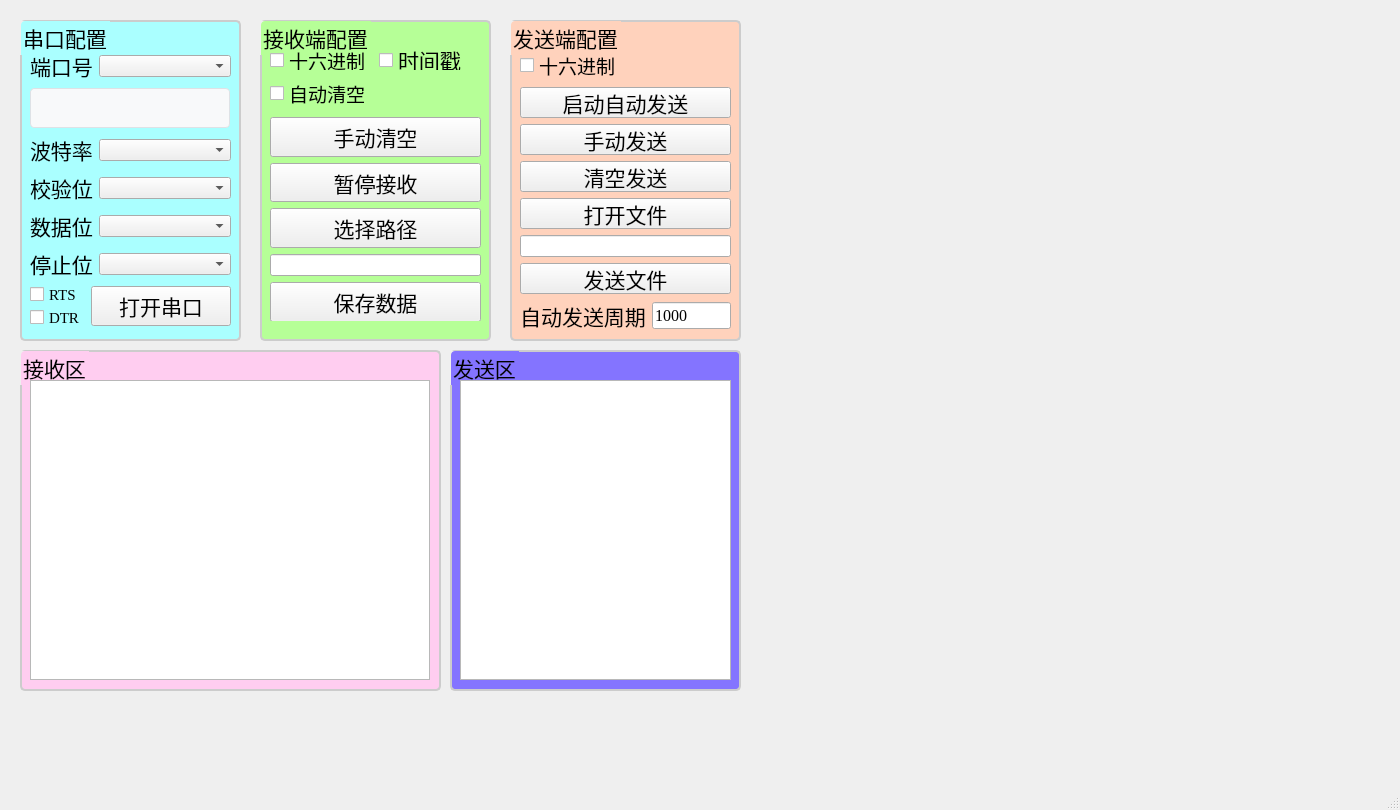
<?xml version="1.0" encoding="UTF-8"?>
<ui version="4.0">
 <class>Serial_MainWindow</class>
 <widget class="QMainWindow" name="Serial_MainWindow">
  <property name="geometry">
   <rect>
    <x>0</x>
    <y>0</y>
    <width>1400</width>
    <height>810</height>
   </rect>
  </property>
  <property name="sizePolicy">
   <sizepolicy hsizetype="Fixed" vsizetype="Fixed">
    <horstretch>0</horstretch>
    <verstretch>0</verstretch>
   </sizepolicy>
  </property>
  <property name="windowTitle">
   <string>MainWindow</string>
  </property>
  <property name="toolTipDuration">
   <number>-1</number>
  </property>
  <property name="styleSheet">
   <string notr="true">QGroupBox {
    background-color: #f0f0f0;
    border: 1px solid #cccccc;
    border-radius: 5px;
    margin-top: 0ex;
}</string>
  </property>
  <widget class="QWidget" name="centralwidget">
   <property name="sizePolicy">
    <sizepolicy hsizetype="Preferred" vsizetype="Preferred">
     <horstretch>0</horstretch>
     <verstretch>0</verstretch>
    </sizepolicy>
   </property>
   <widget class="QGroupBox" name="groupBox">
    <property name="geometry">
     <rect>
      <x>20</x>
      <y>20</y>
      <width>221</width>
      <height>321</height>
     </rect>
    </property>
    <property name="sizePolicy">
     <sizepolicy hsizetype="Fixed" vsizetype="Fixed">
      <horstretch>0</horstretch>
      <verstretch>0</verstretch>
     </sizepolicy>
    </property>
    <property name="font">
     <font>
      <family>楷体</family>
      <pointsize>16</pointsize>
     </font>
    </property>
    <property name="styleSheet">
     <string notr="true">QGroupBox {
    background-color: rgb(170, 255, 255);
    border: 2px solid #cccccc;
    border-radius: 5px;
    margin-top:01ex;
}</string>
    </property>
    <property name="title">
     <string>串口配置</string>
    </property>
    <widget class="QWidget" name="verticalLayoutWidget">
     <property name="geometry">
      <rect>
       <x>10</x>
       <y>30</y>
       <width>201</width>
       <height>276</height>
      </rect>
     </property>
     <layout class="QVBoxLayout" name="verticalLayout" stretch="0,0,0,0,0,0,0">
      <property name="spacing">
       <number>6</number>
      </property>
      <item>
       <layout class="QHBoxLayout" name="horizontalLayout_5" stretch="0,1">
        <property name="spacing">
         <number>6</number>
        </property>
        <item>
         <widget class="QLabel" name="label_5">
          <property name="font">
           <font>
            <family>楷体</family>
            <pointsize>16</pointsize>
           </font>
          </property>
          <property name="text">
           <string>端口号</string>
          </property>
         </widget>
        </item>
        <item>
         <widget class="QComboBox" name="port_cb"/>
        </item>
       </layout>
      </item>
      <item>
       <widget class="QTextEdit" name="port_info_lEdit">
        <property name="maximumSize">
         <size>
          <width>200</width>
          <height>50</height>
         </size>
        </property>
        <property name="styleSheet">
         <string notr="true"> QTextEdit {
 background-color: #f8f9fa;
 border: 1px solid #dee2e6;
 border-radius: 4px;
 padding: 5px;
 font-size: 8pt;
}</string>
        </property>
        <property name="readOnly">
         <bool>true</bool>
        </property>
       </widget>
      </item>
      <item>
       <layout class="QHBoxLayout" name="horizontalLayout_3" stretch="0,1">
        <item>
         <widget class="QLabel" name="label_3">
          <property name="font">
           <font>
            <family>楷体</family>
            <pointsize>16</pointsize>
           </font>
          </property>
          <property name="text">
           <string>波特率</string>
          </property>
         </widget>
        </item>
        <item>
         <widget class="QComboBox" name="baudrate_cb"/>
        </item>
       </layout>
      </item>
      <item>
       <layout class="QHBoxLayout" name="horizontalLayout_4" stretch="0,1">
        <item>
         <widget class="QLabel" name="parity_lbl">
          <property name="font">
           <font>
            <family>楷体</family>
            <pointsize>16</pointsize>
           </font>
          </property>
          <property name="text">
           <string>校验位</string>
          </property>
         </widget>
        </item>
        <item>
         <widget class="QComboBox" name="parity_cb"/>
        </item>
       </layout>
      </item>
      <item>
       <layout class="QHBoxLayout" name="horizontalLayout" stretch="0,1">
        <item>
         <widget class="QLabel" name="label">
          <property name="font">
           <font>
            <family>楷体</family>
            <pointsize>16</pointsize>
           </font>
          </property>
          <property name="text">
           <string>数据位</string>
          </property>
         </widget>
        </item>
        <item>
         <widget class="QComboBox" name="databits_cb"/>
        </item>
       </layout>
      </item>
      <item>
       <layout class="QHBoxLayout" name="horizontalLayout_2" stretch="0,1">
        <item>
         <widget class="QLabel" name="label_2">
          <property name="font">
           <font>
            <family>楷体</family>
            <pointsize>16</pointsize>
           </font>
          </property>
          <property name="text">
           <string>停止位</string>
          </property>
         </widget>
        </item>
        <item>
         <widget class="QComboBox" name="stopbits_cb"/>
        </item>
       </layout>
      </item>
      <item>
       <layout class="QHBoxLayout" name="horizontalLayout_6" stretch="0,1">
        <item>
         <layout class="QVBoxLayout" name="verticalLayout_2">
          <item>
           <widget class="QCheckBox" name="rts_chb">
            <property name="font">
             <font>
              <family>Times New Roman</family>
              <pointsize>11</pointsize>
             </font>
            </property>
            <property name="text">
             <string>RTS</string>
            </property>
           </widget>
          </item>
          <item>
           <widget class="QCheckBox" name="dtr_chb">
            <property name="font">
             <font>
              <family>Times New Roman</family>
              <pointsize>11</pointsize>
             </font>
            </property>
            <property name="text">
             <string>DTR</string>
            </property>
           </widget>
          </item>
         </layout>
        </item>
        <item>
         <widget class="QPushButton" name="open_btn">
          <property name="font">
           <font>
            <family>楷体</family>
            <pointsize>16</pointsize>
           </font>
          </property>
          <property name="text">
           <string>打开串口</string>
          </property>
         </widget>
        </item>
       </layout>
      </item>
     </layout>
    </widget>
   </widget>
   <widget class="QGroupBox" name="groupBox_2">
    <property name="geometry">
     <rect>
      <x>260</x>
      <y>20</y>
      <width>231</width>
      <height>321</height>
     </rect>
    </property>
    <property name="font">
     <font>
      <family>楷体</family>
      <pointsize>16</pointsize>
     </font>
    </property>
    <property name="styleSheet">
     <string notr="true">QGroupBox {
    background-color: rgb(182, 255, 151);
    border: 2px solid #cccccc;
    border-radius: 5px;
    margin-top:01ex;
}</string>
    </property>
    <property name="title">
     <string>接收端配置</string>
    </property>
    <widget class="QWidget" name="verticalLayoutWidget_2">
     <property name="geometry">
      <rect>
       <x>10</x>
       <y>30</y>
       <width>211</width>
       <height>271</height>
      </rect>
     </property>
     <layout class="QVBoxLayout" name="verticalLayout_3">
      <property name="sizeConstraint">
       <enum>QLayout::SetDefaultConstraint</enum>
      </property>
      <item>
       <layout class="QHBoxLayout" name="horizontalLayout_7">
        <property name="spacing">
         <number>6</number>
        </property>
        <property name="sizeConstraint">
         <enum>QLayout::SetDefaultConstraint</enum>
        </property>
        <item>
         <widget class="QCheckBox" name="hex_receive_chb">
          <property name="maximumSize">
           <size>
            <width>16777215</width>
            <height>20</height>
           </size>
          </property>
          <property name="font">
           <font>
            <family>楷体</family>
            <pointsize>14</pointsize>
           </font>
          </property>
          <property name="text">
           <string>十六进制</string>
          </property>
         </widget>
        </item>
        <item>
         <widget class="QCheckBox" name="timestamp_chb">
          <property name="maximumSize">
           <size>
            <width>16777215</width>
            <height>20</height>
           </size>
          </property>
          <property name="font">
           <font>
            <family>楷体</family>
            <pointsize>16</pointsize>
           </font>
          </property>
          <property name="text">
           <string>时间戳</string>
          </property>
         </widget>
        </item>
       </layout>
      </item>
      <item>
       <widget class="QCheckBox" name="auto_clearReceive_chb">
        <property name="font">
         <font>
          <family>楷体</family>
          <pointsize>14</pointsize>
         </font>
        </property>
        <property name="text">
         <string>自动清空</string>
        </property>
       </widget>
      </item>
      <item>
       <widget class="QPushButton" name="self_clearReceive_btn">
        <property name="font">
         <font>
          <family>楷体</family>
          <pointsize>16</pointsize>
         </font>
        </property>
        <property name="text">
         <string>手动清空</string>
        </property>
       </widget>
      </item>
      <item>
       <widget class="QPushButton" name="pause_Receive_btn">
        <property name="font">
         <font>
          <family>楷体</family>
          <pointsize>16</pointsize>
         </font>
        </property>
        <property name="text">
         <string>暂停接收</string>
        </property>
       </widget>
      </item>
      <item>
       <widget class="QPushButton" name="path_receive_btn">
        <property name="font">
         <font>
          <family>楷体</family>
          <pointsize>16</pointsize>
         </font>
        </property>
        <property name="text">
         <string>选择路径</string>
        </property>
       </widget>
      </item>
      <item>
       <widget class="QLineEdit" name="file_receive_lEdit">
        <property name="readOnly">
         <bool>true</bool>
        </property>
       </widget>
      </item>
      <item>
       <widget class="QPushButton" name="save_Receive_btn">
        <property name="font">
         <font>
          <family>楷体</family>
          <pointsize>16</pointsize>
         </font>
        </property>
        <property name="text">
         <string>保存数据</string>
        </property>
       </widget>
      </item>
     </layout>
    </widget>
   </widget>
   <widget class="QGroupBox" name="groupBox_3">
    <property name="geometry">
     <rect>
      <x>510</x>
      <y>20</y>
      <width>231</width>
      <height>321</height>
     </rect>
    </property>
    <property name="font">
     <font>
      <family>楷体</family>
      <pointsize>16</pointsize>
     </font>
    </property>
    <property name="styleSheet">
     <string notr="true">QGroupBox {
    background-color: rgb(255, 210, 188);
    border: 2px solid #cccccc;
    border-radius: 5px;
    margin-top:01ex;
}</string>
    </property>
    <property name="title">
     <string>发送端配置</string>
    </property>
    <widget class="QWidget" name="verticalLayoutWidget_3">
     <property name="geometry">
      <rect>
       <x>10</x>
       <y>30</y>
       <width>211</width>
       <height>281</height>
      </rect>
     </property>
     <layout class="QVBoxLayout" name="verticalLayout_4">
      <item>
       <widget class="QCheckBox" name="hex_send_chb">
        <property name="font">
         <font>
          <family>楷体</family>
          <pointsize>14</pointsize>
         </font>
        </property>
        <property name="text">
         <string>十六进制</string>
        </property>
       </widget>
      </item>
      <item>
       <widget class="QPushButton" name="auto_send_btn">
        <property name="font">
         <font>
          <family>楷体</family>
          <pointsize>16</pointsize>
         </font>
        </property>
        <property name="text">
         <string>启动自动发送</string>
        </property>
       </widget>
      </item>
      <item>
       <widget class="QPushButton" name="self_Send_btn">
        <property name="font">
         <font>
          <family>楷体</family>
          <pointsize>16</pointsize>
         </font>
        </property>
        <property name="text">
         <string>手动发送</string>
        </property>
       </widget>
      </item>
      <item>
       <widget class="QPushButton" name="clear_Send_btn">
        <property name="font">
         <font>
          <family>楷体</family>
          <pointsize>16</pointsize>
         </font>
        </property>
        <property name="text">
         <string>清空发送</string>
        </property>
       </widget>
      </item>
      <item>
       <widget class="QPushButton" name="path_send_btn">
        <property name="font">
         <font>
          <family>楷体</family>
          <pointsize>16</pointsize>
         </font>
        </property>
        <property name="text">
         <string>打开文件</string>
        </property>
       </widget>
      </item>
      <item>
       <widget class="QLineEdit" name="file_send_lEdit">
        <property name="readOnly">
         <bool>true</bool>
        </property>
       </widget>
      </item>
      <item>
       <widget class="QPushButton" name="sendFile_btn">
        <property name="font">
         <font>
          <family>楷体</family>
          <pointsize>16</pointsize>
         </font>
        </property>
        <property name="text">
         <string>发送文件</string>
        </property>
       </widget>
      </item>
      <item>
       <layout class="QHBoxLayout" name="horizontalLayout_8">
        <item>
         <widget class="QLabel" name="label_4">
          <property name="font">
           <font>
            <family>楷体</family>
            <pointsize>16</pointsize>
           </font>
          </property>
          <property name="text">
           <string>&lt;html&gt;&lt;head/&gt;&lt;body&gt;&lt;p align=&quot;center&quot;&gt;自动发送周期&lt;/p&gt;&lt;/body&gt;&lt;/html&gt;</string>
          </property>
         </widget>
        </item>
        <item>
         <widget class="QLineEdit" name="auto_sendTime_lEdit">
          <property name="font">
           <font>
            <family>Times New Roman</family>
            <pointsize>12</pointsize>
           </font>
          </property>
          <property name="text">
           <string>1000</string>
          </property>
         </widget>
        </item>
       </layout>
      </item>
     </layout>
    </widget>
   </widget>
   <widget class="QGroupBox" name="groupBox_4">
    <property name="geometry">
     <rect>
      <x>20</x>
      <y>350</y>
      <width>421</width>
      <height>341</height>
     </rect>
    </property>
    <property name="font">
     <font>
      <family>楷体</family>
      <pointsize>16</pointsize>
     </font>
    </property>
    <property name="styleSheet">
     <string notr="true">QGroupBox {
    background-color: rgb(255, 205, 240);
    border: 2px solid #cccccc;
    border-radius: 5px;
    margin-top:01ex;
}</string>
    </property>
    <property name="title">
     <string>接收区</string>
    </property>
    <widget class="QTextEdit" name="receive_tEdit">
     <property name="geometry">
      <rect>
       <x>10</x>
       <y>30</y>
       <width>400</width>
       <height>300</height>
      </rect>
     </property>
     <property name="readOnly">
      <bool>true</bool>
     </property>
    </widget>
   </widget>
   <widget class="QGroupBox" name="groupBox_5">
    <property name="geometry">
     <rect>
      <x>450</x>
      <y>350</y>
      <width>291</width>
      <height>341</height>
     </rect>
    </property>
    <property name="font">
     <font>
      <family>楷体</family>
      <pointsize>16</pointsize>
     </font>
    </property>
    <property name="styleSheet">
     <string notr="true">QGroupBox {
    background-color: rgb(132, 116, 255);
    border: 2px solid #cccccc;
    border-radius: 5px;
    margin-top:01ex;
}</string>
    </property>
    <property name="title">
     <string>发送区</string>
    </property>
    <widget class="QTextEdit" name="send_tEdit">
     <property name="geometry">
      <rect>
       <x>10</x>
       <y>30</y>
       <width>271</width>
       <height>300</height>
      </rect>
     </property>
    </widget>
   </widget>
  </widget>
  <widget class="QMenuBar" name="menubar">
   <property name="geometry">
    <rect>
     <x>0</x>
     <y>0</y>
     <width>1400</width>
     <height>23</height>
    </rect>
   </property>
  </widget>
  <widget class="QStatusBar" name="statusbar"/>
 </widget>
 <resources/>
 <connections/>
</ui>
